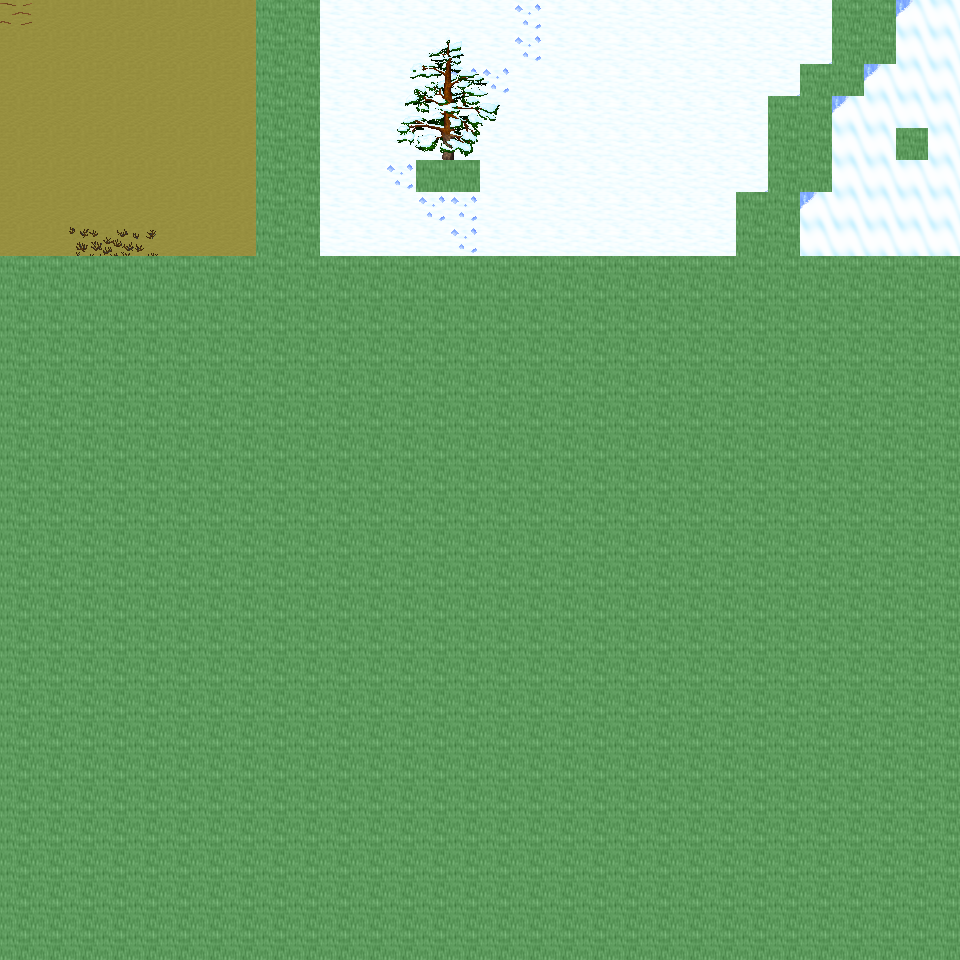

Tiled map render using the project's own tile images. Description and the map definition, with tile-layer contents summarised, below:
An orthogonal 30x30 tile map with 32x32 px tiles, 6 tile layers (Ground, Object, Object2, Above, ...), 49 tilesets and 5 objects (5x mapchange).

<map version="1.0" orientation="orthogonal" renderorder="right-down" width="30" height="30" tilewidth="32" tileheight="32" nextobjectid="6">
  <tileset firstgid="1" name="tileset_ground_ground" tilewidth="32" tileheight="32" tilecount="33" columns="3">
    <image source="../drawable/tileset_ground_ground.png" width="96" height="352" />
  </tileset>
  <tileset firstgid="34" name="tileset_ground_ice_ice" tilewidth="32" tileheight="32" tilecount="3" columns="3">
    <image source="../drawable/tileset_ground_ice_ice.png" width="96" height="32" />
  </tileset>
  <tileset firstgid="37" name="tileset_ground_indoor_brown_hole" tilewidth="32" tileheight="32" tilecount="56" columns="7">
    <image source="../drawable/tileset_ground_indoor_brown_hole.png" width="224" height="256" />
  </tileset>
  <tileset firstgid="93" name="tileset_ground_earth_edges" tilewidth="32" tileheight="32" tilecount="18" columns="6">
    <image source="../drawable/tileset_ground_earth_edges.png" width="192" height="96" />
  </tileset>
  <tileset firstgid="111" name="tileset_ground_rock_pebbles" tilewidth="32" tileheight="32" tilecount="3" columns="1">
    <image source="../drawable/tileset_ground_rock_pebbles.png" width="32" height="96" />
  </tileset>
  <tileset firstgid="114" name="tileset_item_corpse_huge_animal" tilewidth="32" tileheight="32" tilecount="16" columns="2">
    <image source="../drawable/tileset_item_corpse_huge_animal.png" width="64" height="256" />
  </tileset>
  <tileset firstgid="130" name="tileset_plant_flower_daisy_white" tilewidth="32" tileheight="32" tilecount="8" columns="2">
    <image source="../drawable/tileset_plant_flower_daisy_white.png" width="64" height="128" />
  </tileset>
  <tileset firstgid="138" name="tileset_ground_ridge_earth_dark" tilewidth="32" tileheight="32" tilecount="96" columns="12">
    <image source="../drawable/tileset_ground_ridge_earth_dark.png" width="384" height="256" />
  </tileset>
  <tileset firstgid="234" name="tileset_ground_grass_edges" tilewidth="32" tileheight="32" tilecount="36" columns="12">
    <image source="../drawable/tileset_ground_grass_edges.png" width="384" height="96" />
  </tileset>
  <tileset firstgid="270" name="tileset_ground_ridge_ice_2" tilewidth="32" tileheight="32" tilecount="42" columns="7">
    <image source="../drawable/tileset_ground_ridge_ice_2.png" width="224" height="192" />
  </tileset>
  <tileset firstgid="312" name="tileset_ground_ice_glacier" tilewidth="32" tileheight="32" tilecount="1" columns="1">
    <image source="../drawable/tileset_ground_ice_glacier.png" width="32" height="32" />
  </tileset>
  <tileset firstgid="313" name="tileset_plant_bush_large_brown" tilewidth="32" tileheight="32" tilecount="9" columns="3">
    <image source="../drawable/tileset_plant_bush_large_brown.png" width="96" height="96" />
  </tileset>
  <tileset firstgid="322" name="tileset_ground_ridge_ice" tilewidth="32" tileheight="32" tilecount="42" columns="7">
    <image source="../drawable/tileset_ground_ridge_ice.png" width="224" height="192" />
  </tileset>
  <tileset firstgid="364" name="tileset_plant_bush_various_small" tilewidth="32" tileheight="32" tilecount="9" columns="3">
    <image source="../drawable/tileset_plant_bush_various_small.png" width="96" height="96" />
  </tileset>
  <tileset firstgid="373" name="tileset_ground_rock_rocks_2" tilewidth="32" tileheight="32" tilecount="4" columns="2">
    <image source="../drawable/tileset_ground_rock_rocks_2.png" width="64" height="64" />
  </tileset>
  <tileset firstgid="377" name="tileset_ground_brown_2" tilewidth="32" tileheight="32" tilecount="2" columns="1">
    <image source="../drawable/tileset_ground_brown_2.png" width="32" height="64" />
  </tileset>
  <tileset firstgid="379" name="tileset_plant_bush_large_green" tilewidth="32" tileheight="32" tilecount="9" columns="3">
    <image source="../drawable/tileset_plant_bush_large_green.png" width="96" height="96" />
  </tileset>
  <tileset firstgid="388" name="tileset_plant_grasses" tilewidth="32" tileheight="32" tilecount="6" columns="3">
    <image source="../drawable/tileset_plant_grasses.png" width="96" height="64" />
  </tileset>
  <tileset firstgid="394" name="tileset_furniture_table_long_side_on_pale" tilewidth="32" tileheight="32" tilecount="3" columns="3">
    <image source="../drawable/tileset_furniture_table_long_side_on_pale.png" width="96" height="32" />
  </tileset>
  <tileset firstgid="397" name="tileset_item_blood_nsew_stains" tilewidth="32" tileheight="32" tilecount="4" columns="2">
    <image source="../drawable/tileset_item_blood_nsew_stains.png" width="64" height="64" />
  </tileset>
  <tileset firstgid="401" name="tileset_item_blood_floor_stains_2" tilewidth="32" tileheight="32" tilecount="4" columns="2">
    <image source="../drawable/tileset_item_blood_floor_stains_2.png" width="64" height="64" />
  </tileset>
  <tileset firstgid="405" name="tileset_item_statue_grey_stone" tilewidth="32" tileheight="32" tilecount="4" columns="2">
    <image source="../drawable/tileset_item_statue_grey_stone.png" width="64" height="64" />
  </tileset>
  <tileset firstgid="409" name="tileset_item_statue_cross" tilewidth="32" tileheight="32" tilecount="1" columns="1">
    <image source="../drawable/tileset_item_statue_cross.png" width="32" height="32" />
  </tileset>
  <tileset firstgid="410" name="tileset_item_button_gold" tilewidth="32" tileheight="32" tilecount="2" columns="2">
    <image source="../drawable/tileset_item_button_gold.png" width="64" height="32" />
  </tileset>
  <tileset firstgid="412" name="tileset_ground_rock_green_crystal" tilewidth="32" tileheight="32" tilecount="9" columns="3">
    <image source="../drawable/tileset_ground_rock_green_crystal.png" width="96" height="96" />
  </tileset>
  <tileset firstgid="421" name="tileset_item_statue_metal_and_stone" tilewidth="32" tileheight="32" tilecount="6" columns="3">
    <image source="../drawable/tileset_item_statue_metal_and_stone.png" width="96" height="64" />
  </tileset>
  <tileset firstgid="427" name="tileset_ground_ladder_horizontal_pale" tilewidth="32" tileheight="32" tilecount="3" columns="1">
    <image source="../drawable/tileset_ground_ladder_horizontal_pale.png" width="32" height="96" />
  </tileset>
  <tileset firstgid="430" name="tileset_building_fence_fence_chunky" tilewidth="32" tileheight="32" tilecount="21" columns="3">
    <image source="../drawable/tileset_building_fence_fence_chunky.png" width="96" height="224" />
  </tileset>
  <tileset firstgid="451" name="tileset_plant_bush_bushes" tilewidth="32" tileheight="32" tilecount="10" columns="5">
    <image source="../drawable/tileset_plant_bush_bushes.png" width="160" height="64" />
  </tileset>
  <tileset firstgid="461" name="tileset_item_blood_floor_stain" tilewidth="32" tileheight="32" tilecount="1" columns="1">
    <image source="../drawable/tileset_item_blood_floor_stain.png" width="32" height="32" />
  </tileset>
  <tileset firstgid="462" name="tileset_item_corpse_skull_dark" tilewidth="32" tileheight="32" tilecount="2" columns="2">
    <image source="../drawable/tileset_item_corpse_skull_dark.png" width="64" height="32" />
  </tileset>
  <tileset firstgid="464" name="tileset_logic_collision" tilewidth="32" tileheight="32" tilecount="1" columns="1">
    <image source="../drawable/tileset_logic_collision.png" width="32" height="32" />
  </tileset>
  <tileset firstgid="465" name="tileset_plant_tree_taller_trees" tilewidth="32" tileheight="32" tilecount="32" columns="8">
    <image source="../drawable/tileset_plant_tree_taller_trees.png" width="256" height="128" />
  </tileset>
  <tileset firstgid="497" name="tileset_building_wall_int_clay" tilewidth="32" tileheight="32" tilecount="100" columns="10">
    <image source="../drawable/tileset_building_wall_int_clay.png" width="320" height="320" />
  </tileset>
  <tileset firstgid="597" name="tileset_plant_tree_pine_tree" tilewidth="32" tileheight="32" tilecount="20" columns="4">
    <image source="../drawable/tileset_plant_tree_pine_tree.png" width="128" height="160" />
  </tileset>
  <tileset firstgid="617" name="tileset_plant_tree_pine_tree_1" tilewidth="32" tileheight="32" tilecount="20" columns="4">
    <image source="../drawable/tileset_plant_tree_pine_tree_1.png" width="128" height="160" />
  </tileset>
  <tileset firstgid="637" name="tileset_plant_stump_hollow_logs" tilewidth="32" tileheight="32" tilecount="6" columns="3">
    <image source="../drawable/tileset_plant_stump_hollow_logs.png" width="96" height="64" />
  </tileset>
  <tileset firstgid="643" name="tileset_plant_stump_small_stump" tilewidth="32" tileheight="32" tilecount="4" columns="2">
    <image source="../drawable/tileset_plant_stump_small_stump.png" width="64" height="64" />
  </tileset>
  <tileset firstgid="647" name="tileset_plant_stump_stump_snow1" tilewidth="32" tileheight="32" tilecount="2" columns="2">
    <image source="../drawable/tileset_plant_stump_stump_snow1.png" width="64" height="32" />
  </tileset>
  <tileset firstgid="649" name="tileset_plant_stump_stump_snow" tilewidth="32" tileheight="32" tilecount="2" columns="2">
    <image source="../drawable/tileset_plant_stump_stump_snow.png" width="64" height="32" />
  </tileset>
  <tileset firstgid="651" name="tileset_building_decoration_rocks" tilewidth="32" tileheight="32" tilecount="6" columns="3">
    <image source="../drawable/tileset_building_decoration_rocks.png" width="96" height="64" />
  </tileset>
  <tileset firstgid="657" name="tileset_ground_rock_rocks" tilewidth="32" tileheight="32" tilecount="4" columns="2">
    <image source="../drawable/tileset_ground_rock_rocks.png" width="64" height="64" />
  </tileset>
  <tileset firstgid="661" name="tileset_ground_grass_corners" tilewidth="32" tileheight="32" tilecount="24" columns="6">
    <image source="../drawable/tileset_ground_grass_corners.png" width="192" height="128" />
  </tileset>
  <tileset firstgid="685" name="tileset_plant_lily_pads" tilewidth="32" tileheight="32" tilecount="2" columns="1">
    <image source="../drawable/tileset_plant_lily_pads.png" width="32" height="64" />
  </tileset>
  <tileset firstgid="687" name="tileset_plant_tree_snow_on_pine" tilewidth="32" tileheight="32" tilecount="20" columns="4">
    <image source="../drawable/tileset_plant_tree_snow_on_pine.png" width="128" height="160" />
  </tileset>
  <tileset firstgid="707" name="tileset_ground_stonecircle" tilewidth="32" tileheight="32" tilecount="81" columns="9">
    <image source="../drawable/tileset_ground_stonecircle.png" width="288" height="288" />
  </tileset>
  <tileset firstgid="788" name="tileset_object_rotating_crystal" tilewidth="32" tileheight="32" tilecount="48" columns="8">
    <image source="../drawable/tileset_object_rotating_crystal.png" width="256" height="192" />
  </tileset>
  <tileset firstgid="836" name="tileset_building_wall_int_sandstone" tilewidth="32" tileheight="32" tilecount="15" columns="3">
    <image source="../drawable/tileset_building_wall_int_sandstone.png" width="96" height="160" />
  </tileset>
  <tileset firstgid="851" name="tileset_building_ice_tower" tilewidth="32" tileheight="32" tilecount="252" columns="9">
    <image source="../drawable/tileset_building_ice_tower.png" width="288" height="896" />
  </tileset>
  <layer name="Ground" width="30" height="30">
    <data>[900 cells, 240 non-empty, 3 distinct tile ids]</data>
  </layer>
  <layer name="Object" width="30" height="30">
    <data>[900 cells, 54 non-empty, 16 distinct tile ids]</data>
  </layer>
  <layer name="Object2" width="30" height="30">
    <data>[900 cells, 0 non-empty, 0 distinct tile ids]</data>
  </layer>
  <layer name="Above" width="30" height="30">
    <data>[900 cells, 17 non-empty, 17 distinct tile ids]</data>
  </layer>
  <layer name="Above2" width="30" height="30">
    <data>[900 cells, 0 non-empty, 0 distinct tile ids]</data>
  </layer>
  <layer name="Walkable" width="30" height="30">
    <data>[900 cells, 695 non-empty, 1 distinct tile ids]</data>
  </layer>
  <objectgroup name="MapEvents">
    <object id="1" name="north" type="mapchange" x="0" y="0" width="256" height="32">
      <properties>
        <property name="map" value="0_ados_mountain_n2_w2_x0_y3" />
        <property name="place" value="south" />
      </properties>
    </object>
    <object id="2" name="north2" type="mapchange" x="320" y="0" width="512" height="32">
      <properties>
        <property name="map" value="0_ados_mountain_n2_w2_x0_y3" />
        <property name="place" value="south2" />
      </properties>
    </object>
    <object id="3" name="north3" type="mapchange" x="896" y="0" width="64" height="32">
      <properties>
        <property name="map" value="0_ados_mountain_n2_w2_x0_y3" />
        <property name="place" value="south3" />
      </properties>
    </object>
    <object id="4" name="west" type="mapchange" x="0" y="0" width="32" height="256">
      <properties>
        <property name="map" value="0_deniran_forest_n2_w_x0_y4" />
        <property name="place" value="east" />
      </properties>
    </object>
    <object id="5" name="east" type="mapchange" x="928" y="0" width="32" height="256">
      <properties>
        <property name="map" value="0_ados_mountain_n2_w2_x1_y4" />
        <property name="place" value="west" />
      </properties>
    </object>
  </objectgroup>
</map>
